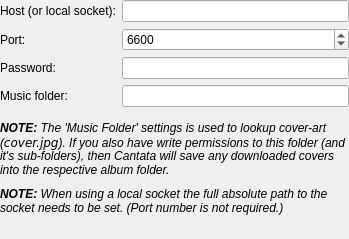
<?xml version="1.0" encoding="UTF-8"?>
<ui version="4.0">
 <class>ServerSettings</class>
 <widget class="QWidget" name="ServerSettings">
  <property name="geometry">
   <rect>
    <x>0</x>
    <y>0</y>
    <width>349</width>
    <height>239</height>
   </rect>
  </property>
  <property name="windowTitle">
   <string>Form</string>
  </property>
  <layout class="QVBoxLayout" name="verticalLayout">
   <property name="margin">
    <number>0</number>
   </property>
   <item>
    <layout class="QFormLayout" name="formLayout">
     <item row="0" column="1">
      <widget class="LineEdit" name="hostLineEdit"/>
     </item>
     <item row="1" column="0">
      <widget class="QLabel" name="label_2">
       <property name="text">
        <string>Port:</string>
       </property>
       <property name="buddy">
        <cstring>portSpinBox</cstring>
       </property>
      </widget>
     </item>
     <item row="1" column="1">
      <widget class="QSpinBox" name="portSpinBox">
       <property name="minimum">
        <number>1</number>
       </property>
       <property name="maximum">
        <number>66000</number>
       </property>
       <property name="value">
        <number>6600</number>
       </property>
      </widget>
     </item>
     <item row="2" column="0">
      <widget class="QLabel" name="label_3b">
       <property name="text">
        <string>Password:</string>
       </property>
       <property name="buddy">
        <cstring>passwordLineEdit</cstring>
       </property>
      </widget>
     </item>
     <item row="2" column="1">
      <widget class="LineEdit" name="passwordLineEdit">
       <property name="echoMode">
        <enum>QLineEdit::Password</enum>
       </property>
      </widget>
     </item>
     <item row="3" column="0">
      <widget class="QLabel" name="label_3">
       <property name="text">
        <string>Music folder:</string>
       </property>
       <property name="buddy">
        <cstring>mpdDir</cstring>
       </property>
      </widget>
     </item>
     <item row="3" column="1">
      <widget class="DirRequester" name="mpdDir"/>
     </item>
     <item row="0" column="0">
      <widget class="QLabel" name="label">
       <property name="text">
        <string>Host (or local socket):</string>
       </property>
       <property name="buddy">
        <cstring>hostLineEdit</cstring>
       </property>
      </widget>
     </item>
    </layout>
   </item>
   <item>
    <spacer name="verticalSpacer">
     <property name="orientation">
      <enum>Qt::Vertical</enum>
     </property>
     <property name="sizeType">
      <enum>QSizePolicy::Fixed</enum>
     </property>
     <property name="sizeHint" stdset="0">
      <size>
       <width>20</width>
       <height>8</height>
      </size>
     </property>
    </spacer>
   </item>
   <item>
    <widget class="QLabel" name="musicFolderNoteLabel">
     <property name="text">
      <string>&lt;i&gt;&lt;b&gt;NOTE:&lt;/b&gt; The 'Music Folder' settings is used to lookup cover-art (&lt;code&gt;cover.jpg&lt;/code&gt;). If you also have write permissions to this folder (and it's sub-folders), then Cantata will save any downloaded covers into the respective album folder.&lt;/i&gt;</string>
     </property>
     <property name="wordWrap">
      <bool>true</bool>
     </property>
    </widget>
   </item>
   <item>
    <spacer name="verticalSpacer_3">
     <property name="orientation">
      <enum>Qt::Vertical</enum>
     </property>
     <property name="sizeType">
      <enum>QSizePolicy::Fixed</enum>
     </property>
     <property name="sizeHint" stdset="0">
      <size>
       <width>20</width>
       <height>4</height>
      </size>
     </property>
    </spacer>
   </item>
   <item>
    <widget class="QLabel" name="socketNoteLabel">
     <property name="text">
      <string>&lt;i&gt;&lt;b&gt;NOTE:&lt;/b&gt; When using a local socket the full absolute path to the socket needs to be set. (Port number is not required.)&lt;/i&gt;</string>
     </property>
     <property name="wordWrap">
      <bool>true</bool>
     </property>
    </widget>
   </item>
   <item>
    <spacer name="verticalSpacer_2">
     <property name="orientation">
      <enum>Qt::Vertical</enum>
     </property>
     <property name="sizeHint" stdset="0">
      <size>
       <width>20</width>
       <height>57</height>
      </size>
     </property>
    </spacer>
   </item>
  </layout>
 </widget>
 <customwidgets>
  <customwidget>
   <class>LineEdit</class>
   <extends>QLineEdit</extends>
   <header>lineedit.h</header>
  </customwidget>
  <customwidget>
   <class>DirRequester</class>
   <extends>QLineEdit</extends>
   <header>dirrequester.h</header>
   <container>1</container>
  </customwidget>
 </customwidgets>
 <resources/>
 <connections/>
</ui>
